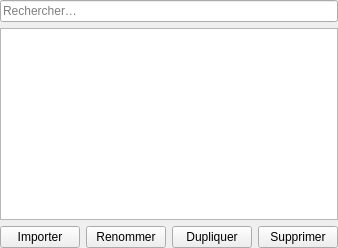
<?xml version="1.0" encoding="UTF-8"?>
<ui version="4.0">
 <class>AssetThumbnailView</class>
 <!-- Widget de vignettes partage (LOT-43). Grille + recherche + barre d'actions fichier ;
      le contenu de la grille (une entree par asset trouve) est peuple en code, seule donnee
      reellement dynamique de ce widget (convention Source/Elements/UI). -->
 <widget class="QWidget" name="AssetThumbnailView">
  <layout class="QVBoxLayout" name="rootLayout">
   <property name="leftMargin"><number>0</number></property>
   <property name="topMargin"><number>0</number></property>
   <property name="rightMargin"><number>0</number></property>
   <property name="bottomMargin"><number>0</number></property>
   <item>
    <widget class="QLineEdit" name="filterField">
     <property name="placeholderText"><string>Rechercher…</string></property>
     <property name="clearButtonEnabled"><bool>true</bool></property>
    </widget>
   </item>
   <item>
    <widget class="QListWidget" name="assetList">
     <property name="viewMode"><enum>QListView::IconMode</enum></property>
     <property name="movement"><enum>QListView::Static</enum></property>
     <property name="resizeMode"><enum>QListView::Adjust</enum></property>
     <property name="iconSize"><size><width>48</width><height>48</height></size></property>
     <property name="spacing"><number>6</number></property>
     <property name="selectionMode"><enum>QAbstractItemView::SingleSelection</enum></property>
     <property name="wordWrap"><bool>true</bool></property>
    </widget>
   </item>
   <item>
    <layout class="QHBoxLayout" name="actionsLayout">
     <item><widget class="QPushButton" name="importButton"><property name="text"><string>Importer</string></property></widget></item>
     <item><widget class="QPushButton" name="renameButton"><property name="text"><string>Renommer</string></property></widget></item>
     <item><widget class="QPushButton" name="duplicateButton"><property name="text"><string>Dupliquer</string></property></widget></item>
     <item><widget class="QPushButton" name="deleteButton"><property name="text"><string>Supprimer</string></property></widget></item>
    </layout>
   </item>
  </layout>
 </widget>
 <resources/>
 <connections/>
</ui>
